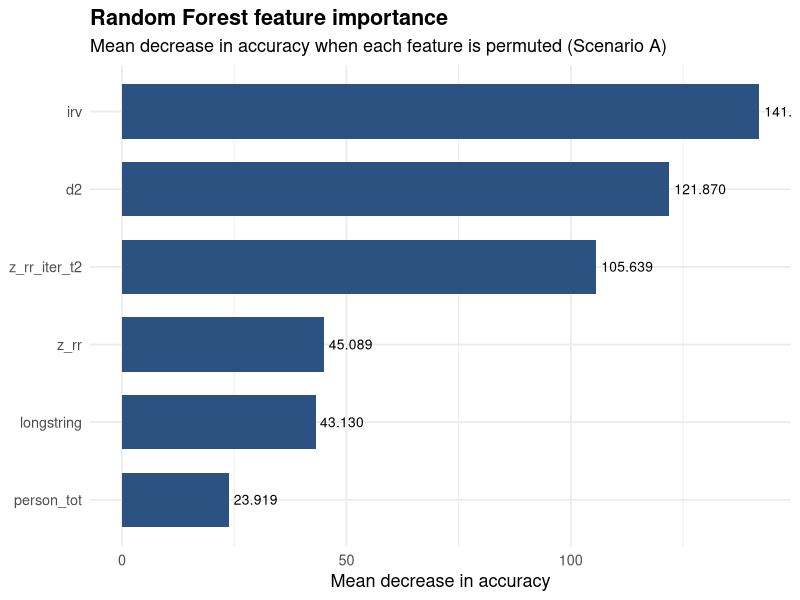
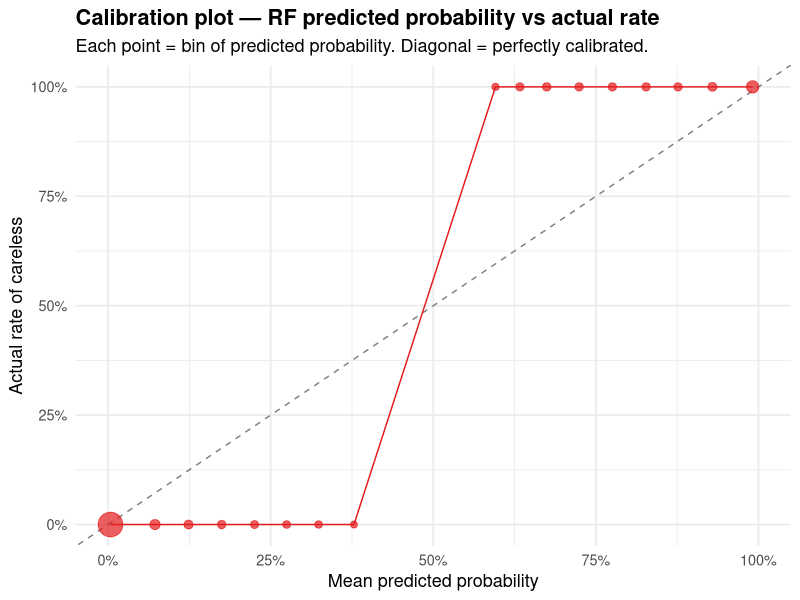

Recreate these plots in R, in order.
# Phase2b — Feature importance from Random Forest
# Also produces a calibration plot (predicted prob vs actual rate of careless)

suppressPackageStartupMessages({
  library(MASS); library(dplyr); library(ggplot2); library(tidyr)
  library(randomForest)
})
select <- dplyr::select

df <- read.csv("sim_robust_scores.csv", stringsAsFactors = FALSE)
mask_A <- (df$pattern == "clean") | (df$corruption > 0.80)
df_A <- df[mask_A, ]
df_A$gt <- df_A$pattern != "clean"
features <- c("z_rr", "z_rr_iter_t2", "irv", "longstring", "d2", "person_tot")

# Train one RF on full data for feature importance
set.seed(123)
X <- as.matrix(df_A[, features, drop = FALSE])
y <- factor(as.integer(df_A$gt), levels = c(0, 1))
rf_full <- randomForest(X, y, ntree = 500, importance = TRUE,
                         mtry = max(1, floor(sqrt(ncol(X)))))

# Importance metrics
imp <- importance(rf_full)
imp_df <- data.frame(
  feature = rownames(imp),
  mean_decrease_accuracy = round(imp[, "MeanDecreaseAccuracy"], 3),
  mean_decrease_gini     = round(imp[, "MeanDecreaseGini"],     1)
) %>% arrange(desc(mean_decrease_accuracy))

cat("=== Feature Importance (Random Forest) ===\n")
print(imp_df, row.names = FALSE)
write.csv(imp_df, "phase2b_feature_importance.csv", row.names = FALSE)

# Plot
imp_df$feature <- factor(imp_df$feature,
                          levels = imp_df$feature[order(imp_df$mean_decrease_accuracy)])
p <- ggplot(imp_df, aes(x = feature, y = mean_decrease_accuracy)) +
  geom_col(fill = "#2c5282", width = 0.7) +
  geom_text(aes(label = sprintf("%.3f", mean_decrease_accuracy)),
            hjust = -0.1, size = 3.5) +
  coord_flip() +
  labs(title = "Random Forest feature importance",
       subtitle = "Mean decrease in accuracy when each feature is permuted (Scenario A)",
       x = NULL, y = "Mean decrease in accuracy") +
  theme_minimal(base_size = 13) +
  theme(plot.title = element_text(face = "bold"))
ggsave("plot_phase2b_importance.png", p,
       width = 11, height = 6, dpi = 150, bg = "white")
cat("\nSaved: plot_phase2b_importance.png\n")

# Calibration plot
df_A$prob <- predict(rf_full, X, type = "prob")[, "1"]
calib <- df_A %>%
  mutate(prob_bin = cut(prob, breaks = seq(0, 1, 0.05), include.lowest = TRUE)) %>%
  group_by(prob_bin) %>%
  summarise(mean_prob = mean(prob), actual_rate = mean(as.integer(gt)),
            n = n(), .groups = "drop")

p2 <- ggplot(calib, aes(x = mean_prob, y = actual_rate)) +
  geom_abline(slope = 1, linetype = "dashed", color = "grey50") +
  geom_point(aes(size = n), color = "#e41a1c", alpha = 0.7) +
  geom_line(color = "#e41a1c") +
  scale_x_continuous(limits = c(0, 1), labels = scales::percent_format(accuracy = 1)) +
  scale_y_continuous(limits = c(0, 1), labels = scales::percent_format(accuracy = 1)) +
  scale_size_continuous(range = c(2, 8), guide = "none") +
  labs(title = "Calibration plot — RF predicted probability vs actual rate",
       subtitle = "Each point = bin of predicted probability. Diagonal = perfectly calibrated.",
       x = "Mean predicted probability", y = "Actual rate of careless") +
  theme_minimal(base_size = 13) +
  theme(plot.title = element_text(face = "bold"))
ggsave("plot_phase2b_calibration.png", p2,
       width = 9, height = 8, dpi = 150, bg = "white")
cat("Saved: plot_phase2b_calibration.png\n")

cat("=== DONE Phase 2b ===\n")
